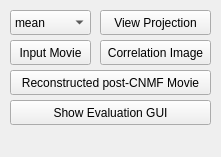
<?xml version="1.0" encoding="UTF-8"?>
<ui version="4.0">
 <class>VizualizationWidget</class>
 <widget class="QDockWidget" name="VizualizationWidget">
  <property name="geometry">
   <rect>
    <x>0</x>
    <y>0</y>
    <width>221</width>
    <height>157</height>
   </rect>
  </property>
  <property name="windowTitle">
   <string>Vizualization Widget</string>
  </property>
  <widget class="QWidget" name="dockWidgetContents">
   <widget class="QPushButton" name="pushButtonEvalGui">
    <property name="geometry">
     <rect>
      <x>10</x>
      <y>100</y>
      <width>201</width>
      <height>25</height>
     </rect>
    </property>
    <property name="text">
     <string>Show Evaluation GUI</string>
    </property>
   </widget>
   <widget class="QComboBox" name="comboBoxProjection">
    <property name="geometry">
     <rect>
      <x>10</x>
      <y>10</y>
      <width>81</width>
      <height>25</height>
     </rect>
    </property>
    <item>
     <property name="text">
      <string>mean</string>
     </property>
    </item>
    <item>
     <property name="text">
      <string>std</string>
     </property>
    </item>
    <item>
     <property name="text">
      <string>max</string>
     </property>
    </item>
   </widget>
   <widget class="QPushButton" name="pushButtonViewProjection">
    <property name="geometry">
     <rect>
      <x>100</x>
      <y>10</y>
      <width>111</width>
      <height>25</height>
     </rect>
    </property>
    <property name="text">
     <string>View Projection</string>
    </property>
   </widget>
   <widget class="QPushButton" name="pushButtonCnImage">
    <property name="geometry">
     <rect>
      <x>100</x>
      <y>40</y>
      <width>111</width>
      <height>25</height>
     </rect>
    </property>
    <property name="text">
     <string>Correlation Image</string>
    </property>
   </widget>
   <widget class="QPushButton" name="pushButtonInputMovie">
    <property name="geometry">
     <rect>
      <x>10</x>
      <y>40</y>
      <width>81</width>
      <height>25</height>
     </rect>
    </property>
    <property name="text">
     <string>Input Movie</string>
    </property>
   </widget>
   <widget class="QPushButton" name="pushButtonCnmfMovie">
    <property name="geometry">
     <rect>
      <x>10</x>
      <y>70</y>
      <width>201</width>
      <height>25</height>
     </rect>
    </property>
    <property name="text">
     <string>Reconstructed post-CNMF Movie</string>
    </property>
   </widget>
  </widget>
 </widget>
 <resources/>
 <connections/>
</ui>
